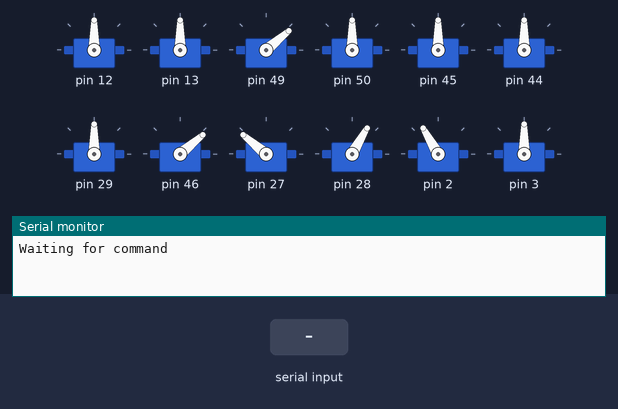
The sketch below on a simulated Arduino Uno, built with avr-gcc and run on an emulated ATmega328P. Shown: 12 × servo, the last lines printed to the serial monitor. The test bench sets the inputs (shaded band).

Above: at 1.2 s.
1.3 s: "1\n" received over Serial
At 3.1 s:
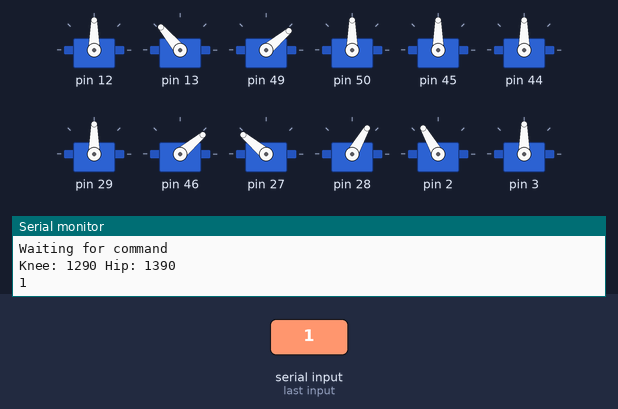
4.3 s: "2\n" received over Serial
At 6.8 s:
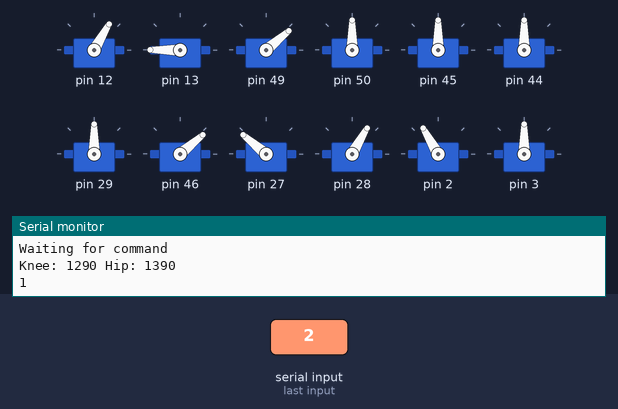
7.3 s: "3\n" received over Serial
At 10.1 s:
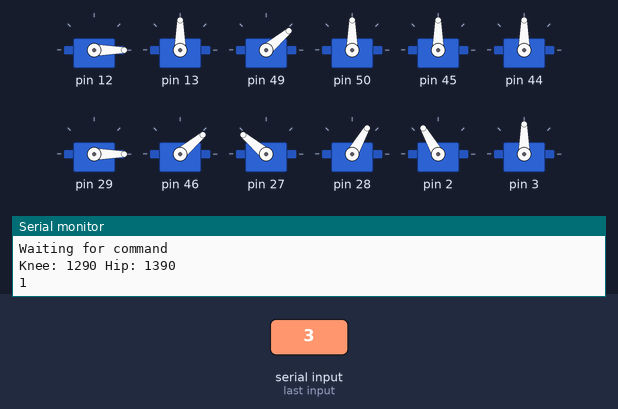
10.3 s: "1\n" received over Serial
At 11.7 s:
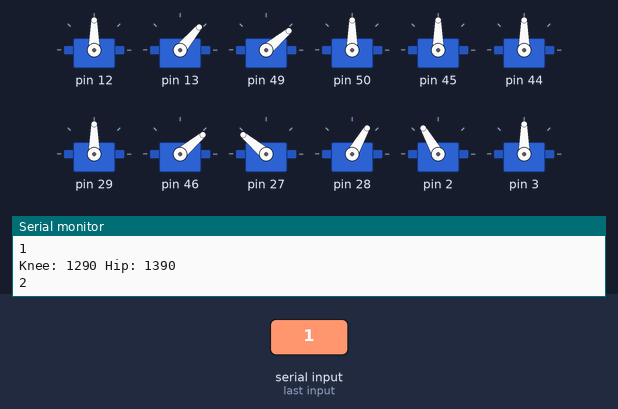
13.3 s: "0\n" received over Serial
At 15.1 s:
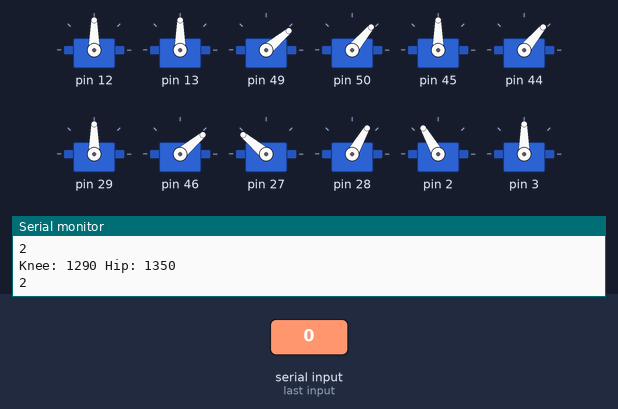
16.3 s: "90,45\n" received over Serial
At 16.8 s:
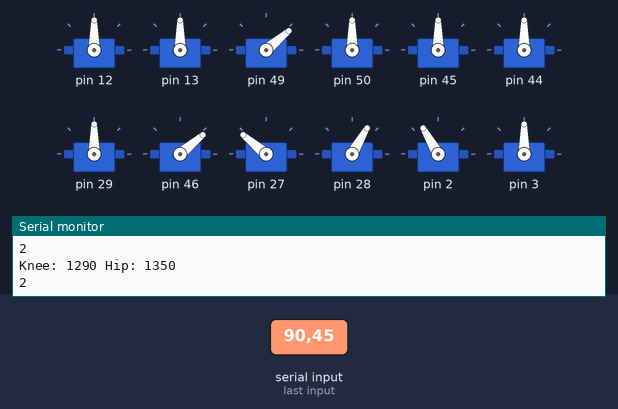
Timing chart, 0 to 18.8 s (numbered marks = the images above; inputs shaded):
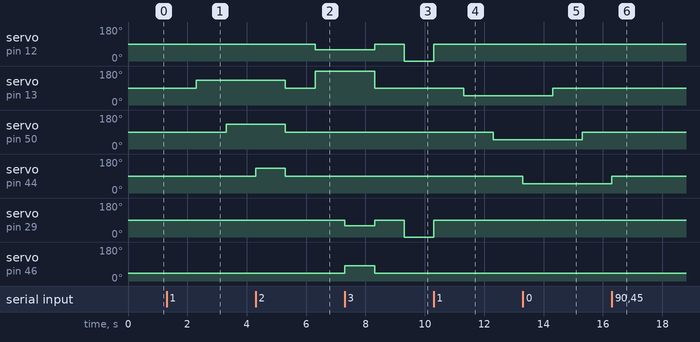

The sketch:

moveLeg.ino
```cpp
#include "twoJointLeg.h"
#include <Servo.h>

twoJointLeg leg1;
twoJointLeg leg2;
twoJointLeg leg3;
twoJointLeg leg4;
twoJointLeg leg5;
twoJointLeg leg6;

int leg1Gate[3] = {-1, 0, 1};
int leg2Gate[3] = {1, -1, 0};
int leg3Gate[3] = {0, 1, -1};

void setup()
{
  Serial.begin(9600);
  leg1.SetKnee(12);
  leg1.SetHip(13);
  leg2.SetKnee(49);
  leg2.SetHip(50);
  leg3.SetKnee(45);
  leg3.SetHip(44);
  leg4.SetKnee(29);
  leg4.SetHip(46);
  leg5.SetKnee(27);
  leg5.SetHip(28);
  leg6.SetKnee(2);
  leg6.SetHip(3);
  stand();
}

void stand()
{
  leg1.MoveLeg(90, 90);
  leg2.MoveLeg(40, 90);
  leg3.MoveLeg(90, 90);
  leg4.MoveLeg(90, 40);
  leg5.MoveLeg(140, 60);
  leg6.MoveLeg(120, 90);
}

int flip = 1;
void walk1()
{

  int hipAdjust=40 * flip;
  //int kneeAdjust=-40 * flip;
  int kneeAdjust = 0;
  leg1.writeState();
  leg1.MoveLegForward(kneeAdjust, hipAdjust);
  delay(1000);
  leg2.MoveLegForward(kneeAdjust, hipAdjust);
  delay(1000);
  leg3.MoveLegForward(kneeAdjust, hipAdjust);
  delay(1000);
  flip *= -1;
}

//Three states 1, 0, -1
//going 60 than -60, 60 than -60
//Needs to go
// 60, -60, -60, 60, 60, -60, -60
int pulse = 1;
void adjecentLegWalk()
{
  /*int kneeAdjust = -60 * flip;
  leg1.MoveLegForward(kneeAdjust, 0);
  leg4.MoveLegForward(kneeAdjust * -1, 0);
  leg1.writeState();
  delay(1000);
  pulse++;
  if(pulse >= 2){
    flip *= -1;
    pulse=0;
  }*/
  leg1.KneeWalk();
  leg4.KneeWalk();
}

//AdjecentLegs ignored.
//This walk will move each leg one at a time.
//Gate sync
//Leg2 knee up hip forward
//leg6 hip backward
//Leg2 knee down
//Leg6 knee up
//Leg2 hip backward
//leg6 hip forward x 2
//leg6 knee down
//leg2 knee backward
//leg6 hip backward
//leg2 knee up hip forward x 2

//start walk one leg up and one leg in the back position
//leg2 is knee +1 hip +1
//leg6 is knee 0 hip -1
//leg2 knee 0
//leg6 knee +1
//leg2 hip 0
//leg6 hip 0


//leg6 knee down

void fourLegWalk()
{
  leg1.MoveLegForward(-100,0);
  leg4.MoveLegForward(-100,0);
}

int pin = -1;
void loop()
{
  int newInput = Serial.parseInt();
  if(newInput != 0){
    pin = newInput;
    stand();
    delay(1000);
  }
  switch(pin)
  {

    case -1:
      Serial.print("Waiting for command \n");
      stand();
    break;
    case 1:
      walk1();
    break;
    case 2:
      adjecentLegWalk();
    break;
    case 3:
      fourLegWalk();
    break;
  }
}
```

twoJointLeg.cpp
```cpp
#include <Arduino.h>
#include <Servo.h>
#include "twoJointLeg.h"

twoJointLeg::twoJointLeg()
{
  _legState=1;
  _delaySpeed = 1000;
  _legSpeed = 60;
  _pulseBetweenStateChange = 2;
  _kneeWalkMaxState=4;
}

void twoJointLeg::SetKnee(int knee)
{
  _Knee = knee;
  _ServoKnee.attach(_Knee);
}

void twoJointLeg::SetHip(int hip)
{
  _Hip = hip;
  _ServoHip.attach(_Hip);
}

void twoJointLeg::MoveLeg(int kneeValue, int hipValue)
{
  _ServoKnee.write(kneeValue);
  _ServoHip.write(hipValue);
}

void twoJointLeg::MoveLegForward(int kneeInc, int hipInc)
{
  MoveLeg(_ServoKnee.read() + kneeInc, _ServoHip.read() + hipInc);
}

void twoJointLeg::HipWalk()
{
}

//The Math for this
/*int kneeAdjust = -60 * flip;
  leg1.MoveLegForward(kneeAdjust, 0);
  leg4.MoveLegForward(kneeAdjust * -1, 0);
  leg1.writeState();
  delay(1000);
  pulse++;
  if(pulse >= 2){
    flip *= -1;
    pulse=0;
  }*/
void twoJointLeg::KneeWalk()
{
  switch(_legState)
  {
    case 0:
      MoveLegForward(+30, _ServoHip.read());
    break;
    case 1:
      MoveLegForward(-30, _ServoHip.read());
    break;
  }
  delay(_delaySpeed);
  kneeWalkStateUpdate();
}

void twoJointLeg::kneeWalkStateUpdate()
{
  _currentPulse++;
  if(_pulseBetweenStateChange >= _currentPulse){
    _legState++;
    if(_legState >= _kneeWalkMaxState)
    {
      _legState=0;
    }
    _currentPulse=0;
  }
}

void twoJointLeg::writeState()
{
  Serial.print("Knee: ");
  Serial.print(_Knee);
  Serial.print(_ServoKnee.read());
  Serial.print(" Hip: ");
  Serial.print(_Hip);
  Serial.print(_ServoHip.read());
  Serial.print("\n");
  Serial.print(_legState);
  Serial.print("\n");
}
```

twoJointLeg.h
```cpp
#include <Servo.h>
#include <Arduino.h>

class twoJointLeg
{
  private:
    int _Knee;
    int _Hip;
    Servo _ServoKnee;
    Servo _ServoHip;
    int _legState;
    int _legSpeed;
    int _delaySpeed;
    int _currentPulse;
    int _pulseBetweenStateChange;
    int _kneeWalkMaxState;
    void kneeWalkStateUpdate();
  public:
    twoJointLeg();
    void KneeWalk();
    void HipWalk();
    void writeState();
    void SetKnee(int knee);
    void SetHip(int hip);
    void MoveLeg(int kneeValue, int hipValue);
    void MoveLegForward(int kneeInc, int hipInc);
};
```

Measured:
- after the input at 1.3 s, servo on pin 13: 90° → 130° after 1.0 s; servo on pin 50: 90° → 130° after 2.0 s
- after the input at 4.3 s, servo on pin 12: 90° → 60° after 2.0 s; servo on pin 13: 130° → 90° after 1.0 s instead of 2.0 s; servo on pin 50: 130° → 90° after 1.0 s
- after the input at 7.3 s, servo on pin 12: 60° → 90° after 1.0 s, → 0° 1.0 s later; servo on pin 13: 180° → 90° after 1.0 s
- after the input at 10.3 s, servo on pin 12, servo on pin 29: 0° → 90° at once; servo on pin 13: 90° → 50° after 1.0 s; servo on pin 50: 90° → 50° after 2.0 s
- after the input at 13.3 s, servo on pin 13: 50° → 90° after 1.0 s instead of 2.0 s; servo on pin 50: 50° → 90° after 2.0 s
- after the input at 16.3 s, servo on pin 13: stays 90° (without the input it goes to 50° after 2.0 s)
